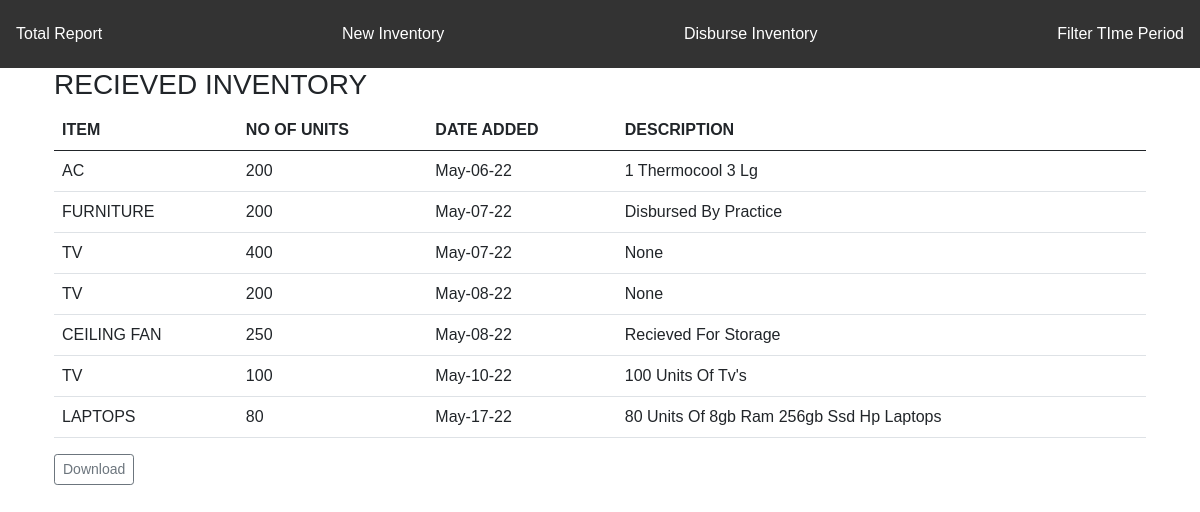
The app's page /inventory/new/report/full with its own data.
### app/models.py (models this page shows)
class NewInventory(db.Model):
    __tablename__ = 'new_inventory'
    id = db.Column(db.Integer, primary_key=True)
    item = db.Column(db.String(20), nullable=False)
    units = db.Column(db.Integer, nullable=False)
    date_added = db.Column(db.DateTime, default = datetime.now)
    description = db.Column(db.Text)

### app/reimbursed/views.py (the view)
@reimbursed.route('/inventory/new/report/full')
def reimbursed_summary_full():
    incoming = NewInventory.query.all()
    return render_template('full_reimbursed_summary.html', incoming=incoming, filter=0)

### app/templates/full_reimbursed_summary.html
{% extends 'base.html' %}
{% block page_content %}
<div class="container">
  <h3>RECIEVED INVENTORY</h3>
  <table class="table">
    <thead>
      <tr>
        <th>ITEM</th>
        <th>NO OF UNITS</th>
        <th>DATE ADDED</th>
        <th>DESCRIPTION</th>
      </tr>
    </thead>
    <tbody>
      {% for new in incoming %}
      <tr>
          <td>{{ new.item }}</td>
          <td>{{ new.units }}</td>
          <td>{{ new.date_added.strftime("%b-%d-%y") }}</td>
          <td>{{ new.description | title }}</td>
        </tr>
      {% endfor %}
    </tbody>
  </table>
  <a class="btn btn-outline-secondary btn-sm mb-5" href="{{ url_for('main.download', process='reimburse', filter=filter) }}">Download</a>
</div>
{% endblock %}

### app/static/styles.css (style rules this page uses)
body { font-family: Arial, Helvetica, sans-serif; }

### records on screen
NewInventory: item "AC", units "200", date_added "May-06-22", description "1 Thermocool 3 Lg"
NewInventory: item "FURNITURE", units "200", date_added "May-07-22", description "Disbursed By Practice"
NewInventory: item "TV", units "400", date_added "May-07-22", description "None"
NewInventory: item "TV", units "200", date_added "May-08-22", description "None"
NewInventory: item "CEILING FAN", units "250", date_added "May-08-22", description "Recieved For Storage"
NewInventory: item "TV", units "100", date_added "May-10-22", description "100 Units Of Tv's"
NewInventory: item "LAPTOPS", units "80", date_added "May-17-22", description "80 Units Of 8gb Ram 256gb Ssd Hp Laptops"
